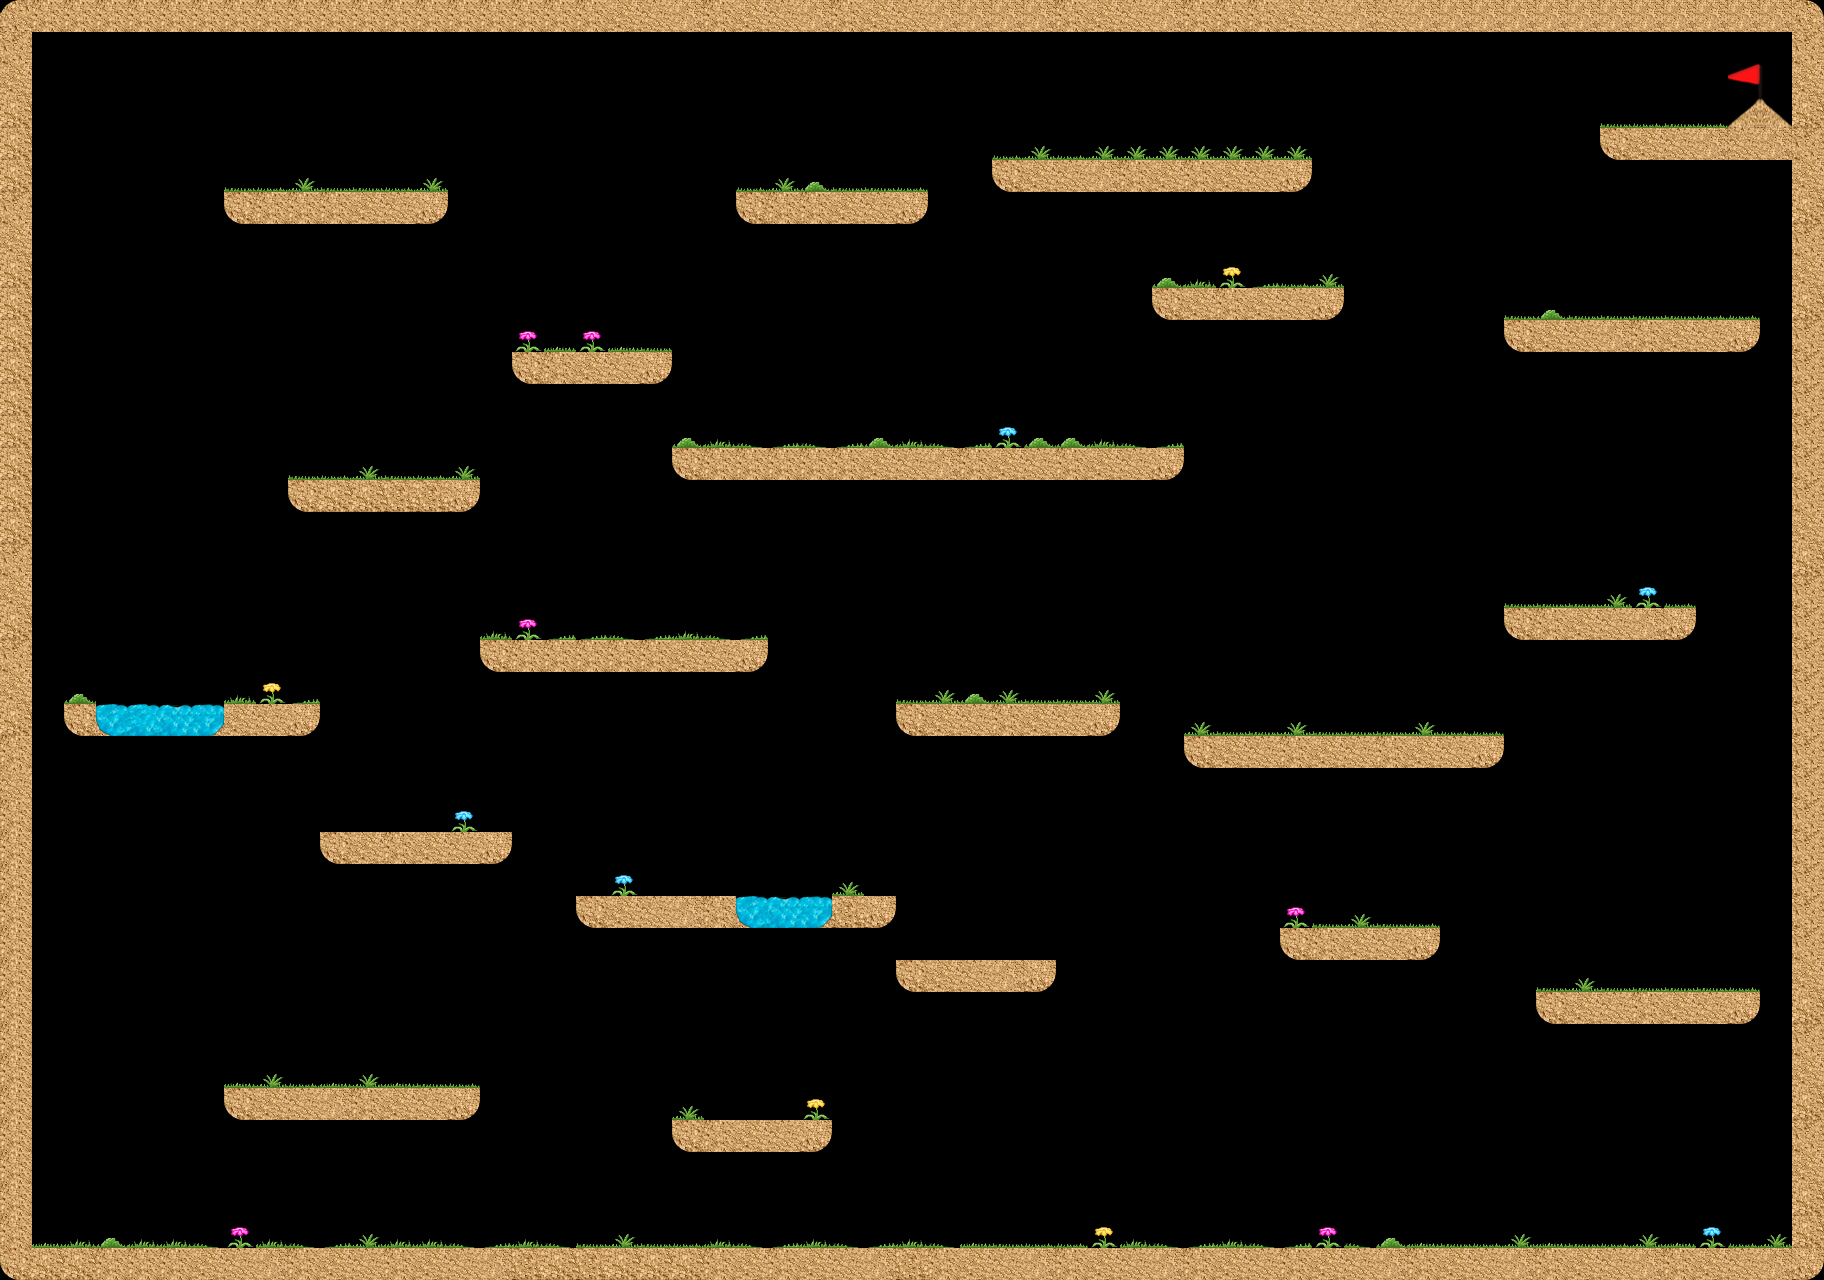

A 2D game scene composited from a Tiled map and its tileset images. What follows is a short description and the map's XML, with each tile layer's data collapsed to a summary:
An orthogonal 57x40 tile map with 32x32 px tiles, 1 tile layer (Tile Layer 1) and 114 objects (49x Coin, 22x staticPlatform, 10x Apple, 9x MovingPlatformX, 6x enemy, ...).

<map version="1.0" orientation="orthogonal" renderorder="right-down" width="57" height="40" tilewidth="32" tileheight="32" nextobjectid="372">
 <tileset firstgid="1" name="tileset2" tilewidth="32" tileheight="32" tilecount="108" columns="18">
  <image source="levels/tilemap.png" trans="ffffff" width="576" height="192" />
 </tileset>
 <layer name="Tile Layer 1" width="57" height="40">
  <data>[2280 cells, 539 non-empty, 32 distinct tile ids]</data>
 </layer>
 <objectgroup name="Object Layer 1" offsetx="3" offsety="0">
  <object id="22" name="solid" x="-2" y="25" width="34" height="1241" />
  <object id="23" name="solid" x="-4" y="3" width="1805" height="27" />
  <object id="24" name="staticPlatform" x="27" y="1248.5" width="1771" height="27" />
  <object id="25" name="solid" x="1788" y="17" width="32" height="1245" />
  <object id="30" name="exit" x="1725.67" y="64.3333" width="64" height="64" />
  <object id="32" name="player" x="516" y="1158" width="54" height="88" />
  <object id="59" name="staticPlatform" x="222" y="1085.5" width="259" height="27.6667" />
  <object id="89" name="MovingPlatformX" x="446" y="991.5" width="128" height="33" />
  <object id="129" name="enemy" x="590" y="823.5" width="74" height="77" />
  <object id="136" name="staticPlatform" x="575" y="896.5" width="319" height="31" />
  <object id="142" name="enemyH" x="488.5" y="511" width="73" height="136" />
  <object id="175" name="Apple" x="431" y="1024" width="32" height="32" />
  <object id="224" name="MovingPlatformY" x="738" y="799.5" width="128" height="33" />
  <object id="230" name="Coin" x="653" y="832" width="32" height="32" />
  <object id="231" name="Coin" x="365" y="1024" width="32" height="32" />
  <object id="232" name="Apple" x="802" y="755" width="32" height="32" />
  <object id="264" name="Coin" x="301" y="1023" width="32" height="32" />
  <object id="265" name="Coin" x="239" y="1022" width="32" height="32" />
  <object id="266" name="getaway" x="735" y="891" width="98" height="19" />
  <object id="267" name="staticPlatform" x="479.5" y="638.5" width="287" height="31" />
  <object id="268" name="Coin" x="511" y="576" width="32" height="32" />
  <object id="269" name="Coin" x="577" y="575" width="32" height="32" />
  <object id="270" name="Coin" x="641" y="575" width="32" height="32" />
  <object id="271" name="staticPlatform" x="895.5" y="705.5" width="224" height="31" />
  <object id="272" name="staticPlatform" x="286.833" y="477.833" width="180.333" height="31" />
  <object id="276" name="MovingPlatformX" x="96" y="351.5" width="128" height="33" />
  <object id="277" name="MovingPlatformX" x="928" y="351.5" width="128" height="33" />
  <object id="278" name="staticPlatform" x="670.5" y="447.5" width="510" height="31" />
  <object id="279" name="Chicken" x="710" y="392" width="40" height="28" />
  <object id="280" name="Chicken" x="137" y="290" width="40" height="28" />
  <object id="281" name="staticPlatform" x="674.5" y="1119.5" width="161" height="25" />
  <object id="282" name="Apple" x="130" y="1182" width="32" height="32" />
  <object id="283" name="Coin" x="222" y="1182" width="32" height="32" />
  <object id="284" name="Coin" x="320" y="1184" width="32" height="32" />
  <object id="285" name="Coin" x="414" y="1184" width="32" height="32" />
  <object id="286" name="Coin" x="702" y="1052" width="32" height="32" />
  <object id="287" name="Coin" x="768" y="1058" width="32" height="32" />
  <object id="288" name="staticPlatform" x="320.5" y="828.5" width="189" height="31" />
  <object id="289" name="enemy" x="329" y="761.5" width="74" height="77" />
  <object id="290" name="enemy" x="915" y="1177.5" width="74" height="77" />
  <object id="291" name="Apple" x="638" y="1180" width="32" height="32" />
  <object id="294" name="staticPlatform" x="513" y="352.5" width="156" height="31" />
  <object id="296" name="MovingPlatformX" x="443.333" y="287.5" width="128" height="33" />
  <object id="297" name="staticPlatform" x="227.333" y="191.167" width="217.333" height="31" />
  <object id="298" name="staticPlatform" x="738" y="189.833" width="186.667" height="31" />
  <object id="299" name="staticPlatform" x="995.333" y="160.167" width="313.333" height="31" />
  <object id="300" name="enemy" x="1027" y="93.1667" width="74" height="77" />
  <object id="301" name="enemy" x="1213.67" y="218.5" width="74" height="77" />
  <object id="302" name="staticPlatform" x="1157.33" y="286.833" width="186.667" height="31" />
  <object id="303" name="staticPlatform" x="1502" y="321.833" width="250.666" height="31" />
  <object id="304" name="Chicken" x="1506.67" y="256.667" width="40" height="28" />
  <object id="305" name="MovingPlatformX" x="1239.33" y="543.833" width="128" height="33" />
  <object id="306" name="staticPlatform" x="1181.33" y="736.5" width="324" height="31" />
  <object id="307" name="enemyH" x="1200.83" y="613.333" width="73" height="136" />
  <object id="308" name="MovingPlatformX" x="1470.67" y="852.833" width="128" height="33" />
  <object id="309" name="staticPlatform" x="1532" y="991.167" width="224" height="31" />
  <object id="310" name="staticPlatform" x="1597.33" y="128.5" width="190.667" height="31" />
  <object id="311" name="MovingPlatformX" x="1377.33" y="194.167" width="128" height="33" />
  <object id="312" name="enemyH" x="1346.17" y="1122.67" width="73" height="136" />
  <object id="313" name="enemyH" x="1544.83" y="868" width="73" height="136" />
  <object id="314" name="enemy" x="349.667" y="121.5" width="74" height="77" />
  <object id="315" name="Coin" x="896" y="651" width="32" height="32" />
  <object id="316" name="Coin" x="1088" y="653" width="32" height="32" />
  <object id="317" name="Coin" x="994" y="653" width="32" height="32" />
  <object id="318" name="Coin" x="1045.33" y="109.333" width="32" height="32" />
  <object id="319" name="Coin" x="1237.33" y="111.333" width="32" height="32" />
  <object id="320" name="Coin" x="1143.33" y="111.333" width="32" height="32" />
  <object id="321" name="Coin" x="1248" y="669.333" width="32" height="32" />
  <object id="322" name="Coin" x="1312" y="672" width="32" height="32" />
  <object id="323" name="Coin" x="1440" y="670.667" width="32" height="32" />
  <object id="324" name="Coin" x="1374.67" y="670.667" width="32" height="32" />
  <object id="325" name="staticPlatform" x="1281.33" y="928.5" width="157.333" height="31" />
  <object id="326" name="MovingPlatformY" x="1086.67" y="1118.17" width="128" height="33" />
  <object id="327" name="staticPlatform" x="898.667" y="961.833" width="157.333" height="31" />
  <object id="328" name="staticPlatform" x="58.6668" y="703.167" width="261.333" height="31" />
  <object id="329" name="getaway" x="92.3333" y="698.833" width="127.333" height="19" />
  <object id="330" name="MovingPlatformX" x="316" y="631.5" width="128" height="33" />
  <object id="332" name="Coin" x="413.333" y="412" width="32" height="32" />
  <object id="333" name="Coin" x="317.333" y="414.666" width="32" height="32" />
  <object id="334" name="Coin" x="94.6667" y="576" width="32" height="32" />
  <object id="335" name="Coin" x="192" y="576" width="32" height="32" />
  <object id="336" name="Coin" x="288" y="570.667" width="32" height="32" />
  <object id="337" name="Coin" x="384" y="573.333" width="32" height="32" />
  <object id="338" name="Coin" x="404" y="769.333" width="32" height="32" />
  <object id="339" name="Apple" x="497.333" y="916" width="32" height="32" />
  <object id="340" name="Apple" x="606.667" y="288" width="32" height="32" />
  <object id="341" name="Apple" x="752" y="129.333" width="32" height="32" />
  <object id="342" name="Apple" x="881.333" y="129.333" width="32" height="32" />
  <object id="343" name="Coin" x="816" y="128" width="32" height="32" />
  <object id="344" name="Coin" x="800" y="384" width="32" height="32" />
  </objectgroup>
</map>
<!-- 24 of 114 objects omitted -->